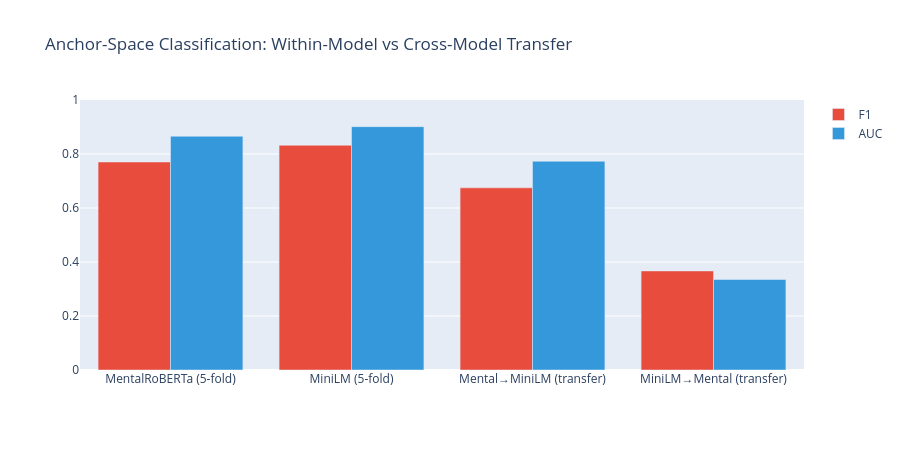

The cell this chart's notebook holds for it:
### Code cell
# Summary comparison
results = pd.DataFrame([
    {'Setting': 'MentalRoBERTa (5-fold)', 'F1': f1_m, 'AUC': auc_m},
    {'Setting': 'MiniLM (5-fold)', 'F1': f1_l, 'AUC': auc_l},
    {'Setting': 'Mental→MiniLM (transfer)', 'F1': f1_m2l, 'AUC': auc_m2l},
    {'Setting': 'MiniLM→Mental (transfer)', 'F1': f1_l2m, 'AUC': auc_l2m},
])

fig = go.Figure(data=[
    go.Bar(name='F1', x=results['Setting'], y=results['F1'], marker_color=C_MENTAL),
    go.Bar(name='AUC', x=results['Setting'], y=results['AUC'], marker_color=C_MINILM),
])
fig.update_layout(
    title='Anchor-Space Classification: Within-Model vs Cross-Model Transfer',
    barmode='group', height=450, yaxis=dict(range=[0, 1]),
)
fig.show()

### Figure 1 — Plotly figure (JSON) as saved in the notebook; plotly's stock layout.template omitted (floating-point values rounded to 4 significant figures)
{"data": [{"marker": {"color": "#e74c3c"}, "name": "F1", "type": "bar", "x": ["MentalRoBERTa (5-fold)", "MiniLM (5-fold)", "Mental→MiniLM (transfer)", "MiniLM→Mental (transfer)"], "y": [0.7704, 0.8325, 0.6746, 0.3669]}, {"marker": {"color": "#3498db"}, "name": "AUC", "type": "bar", "x": ["MentalRoBERTa (5-fold)", "MiniLM (5-fold)", "Mental→MiniLM (transfer)", "MiniLM→Mental (transfer)"], "y": [0.8658, 0.9013, 0.7731, 0.3352]}], "layout": {"barmode": "group", "height": 450, "title": {"text": "Anchor-Space Classification: Within-Model vs Cross-Model Transfer"}, "yaxis": {"range": [0, 1]}}}
